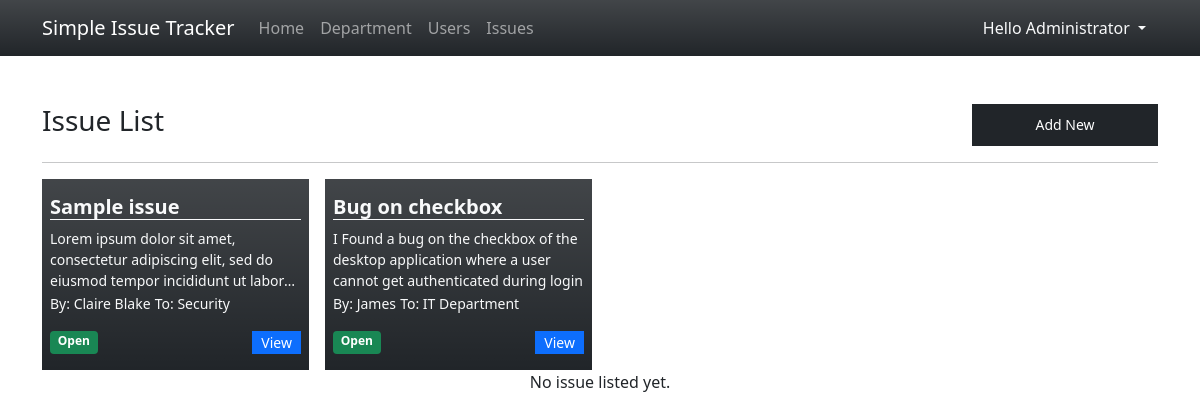
Page /?page=issues (signed in) on the committed database.
### tables this page shows
CREATE TABLE issue_list (
            `issue_id` INTEGER PRIMARY KEY AUTOINCREMENT,
            `title` TEXT NOT NULL,
            `description` TEXT NOT NULL,
            `department_id` INTEGER NOT NULL,
            `user_id` INTEGER NOT NULL,
            `status` INTEGER NOT NULL DEFAULT 0,
            `date_created` TIMESTAMP DEFAULT CURRENT_TIMESTAMP,
            `date_updated` TIMESTAMP NULL
        );

CREATE TABLE user_list (
            `user_id` INTEGER PRIMARY KEY AUTOINCREMENT,
            `fullname` TEXT NOT NULL,
            `email` TEXT NOT NULL,
            `contact` TEXT NOT NULL,
            `username` TEXT NOT NULL,
            `password` TEXT NOT NULL,
            `department_id` INTEGER,
            `type` INTEGER,
            `designation` TEXT NOT NULL,
            `date_created` TIMESTAMP DEFAULT CURRENT_TIMESTAMP
        );

CREATE TABLE department_list (
            `name` TEXT NOT NULL,
            `description` TEXT NOT NULL,
            `date_created` TIMESTAMP DEFAULT CURRENT_TIMESTAMP
        );

### issues.php (the view, shortened to what this page needs)
<div class="w-100 d-flex justify-content-between">
<h3>Issue List</h3>
<button class="btn btn-dark btn-sm py-1 rounded-0 col-2" type="button" id="create_new">Add New</button>
</div>
<hr>
<div class="row gx-3 row-cols-4">
    <?php
        $where = "";
        $sql = "SELECT i.*,u.fullname, d.name from issue_list i inner join department_list d on i.department_id = d.rowid inner join user_list u on i.user_id = u.user_id {$where} ORDER BY i.`status` asc, strftime('%s', i.date_created) desc";
        $qry = $conn->query($sql);
        while($row = $qry->fetchArray()):
    ?>
    <div class="col">
        <div class="w-100 bg-dark text-light bg-gradient opcaity-70 py-3 px-2">
            <h5 class="truncate-1 border-bottom border-light" title="<?php echo $row['title'] ?>"><b><?php echo $row['title'] ?></b></h5>
            <small class="truncate-3">
            <?php
                echo $row['description'];
            ?>
            </small>
            <?php if($_SESSION['type'] == 1): ?>
                <small>By: <?php echo $row['fullname'] ?></small>
                <small>To: <?php echo $row['name'] ?></small>
            <?php endif ?>
            <div class="w-100 d-flex justify-content-between align-items-middle mt-3">
                <?php
                if($row['status'] == 0 ){
                    echo "<span class='w-auto badge bg-success'>Open</span>";
                }else{
                    echo "<span class='w-auto badge bg-danger'>Closed</span>";
                }
                ?>
                <a class="btn btn-sm btn-primary col-auto py-0 rounded-0" href="./?page=view_issue&id=<?php echo md5($row['issue_id']) ?>">View</a>
            </div>
        </div>
    </div>
    <?php endwhile; ?>
</div>
<?php if(!$qry->fetchArray()): ?>
<div class="w-100 text-center">No issue listed yet.</div>
<?php endif; ?>

### index.php (style rules this page uses)
.truncate-1 { overflow: hidden; text-overflow: ellipsis; display: -webkit-box; -webkit-line-clamp: 1; -webkit-box-orient: vertical; }
.truncate-3 { overflow: hidden; text-overflow: ellipsis; display: -webkit-box; -webkit-line-clamp: 3; -webkit-box-orient: vertical; }

### rows in the picture
issue_list: title "Sample issue", description "Lorem ipsum dolor sit amet, consectetur adipiscing elit, sed do eiusmod tempor incididunt ut…", user.fullname "Claire Blake", department_list.name "Security", status "Open"
issue_list: title "Bug on checkbox", description "I Found a bug on the checkbox of the desktop application where a user cannot get authenticated during login", user.fullname "James", department_list.name "IT Department", status "Open"

### other values in the picture
$_SESSION['fullname'] "Administrator"
